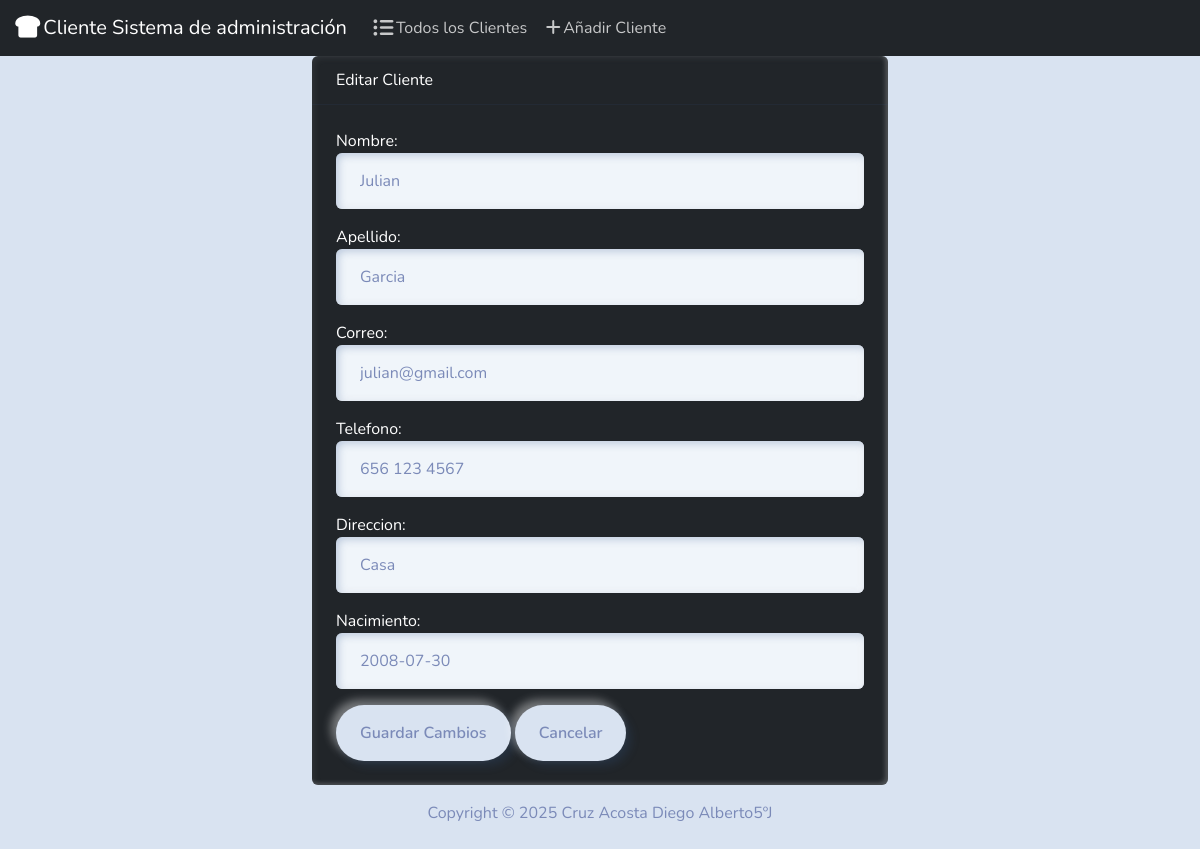
The page /edit/5/ on the database its author committed.
### cliente/models.py (models this page shows, shortened)
class Cliente(models.Model):
    nombre = models.CharField(max_length=100)
    apellido = models.CharField(max_length=100)
    correo = models.EmailField()
    telefono = models.CharField(max_length=20)
    direccion = models.TextField()
    fecha_nacimiento = models.DateField()

### cliente/views.py (the view)
# urls.py: path('edit/<int:id>/', views.edit, name='edit'),
def edit(request, id):
    cliente = Cliente.objects.get(pk=id)
    if request.method == 'POST':
        form = ClienteForm(request.POST, instance=cliente)
        if form.is_valid():
            form.save()
            return redirect('ver_clientes', id=cliente.id)
    else:
        form = ClienteForm(instance=cliente)
    return render(request, 'cliente/edit.html', {
        'form': form,
        'success': False
    })

### cliente/forms.py
class ClienteForm(forms.ModelForm):
    class Meta:
        model = Cliente
        fields = ['nombre', 'apellido', 'correo', 'telefono', 'direccion', 'fecha_nacimiento']
        labels = {
            'nombre':'Nombre',
            'apellido':'Apellido',
            'correo':'Correo',
            'telefono':'Telefono',
            'direccion':'Direccion',
            'fecha_nacimiento':'Nacimiento',
        }
        widgets = {
            'nombre': forms.TextInput(attrs={'class': 'form-control'}),
            'apellido': forms.TextInput(attrs={'class': 'form-control'}),
            'correo': forms.TextInput(attrs={'class': 'form-control'}),
            'telefono': forms.TextInput(attrs={'class': 'form-control'}),
            'direccion': forms.TextInput(attrs={'class': 'form-control'}),
            'fecha_nacimiento': forms.DateInput(attrs={'class': 'form-control'}),
        }

### cliente/templates/cliente/edit.html (shortened to what this page needs)
{% extends "cliente/base.html" %}
{% block body %}
<div class="row justify-content-center">
    <div class="col-6">
        <div class="card text-white bg-dark mb-3">
            <div class="card-header">Editar Cliente</div>
            <div class="card-body">
                <form method="POST">
                    {{ form.as_p }}
                    <button type="submit" class="btn btn-primary">Guardar Cambios</button>
                    <a href="{% url 'index' %}" class="btn btn-secondary">Cancelar</a>
                </form>
            </div>
        </div>
    </div>
</div>
{% endblock %}

### rows shown on the page
Cliente: nombre "Julian", apellido "Garcia", correo "julian@gmail.com", telefono "656 123 4567", direccion "Casa", fecha_nacimiento "2008-07-30"
